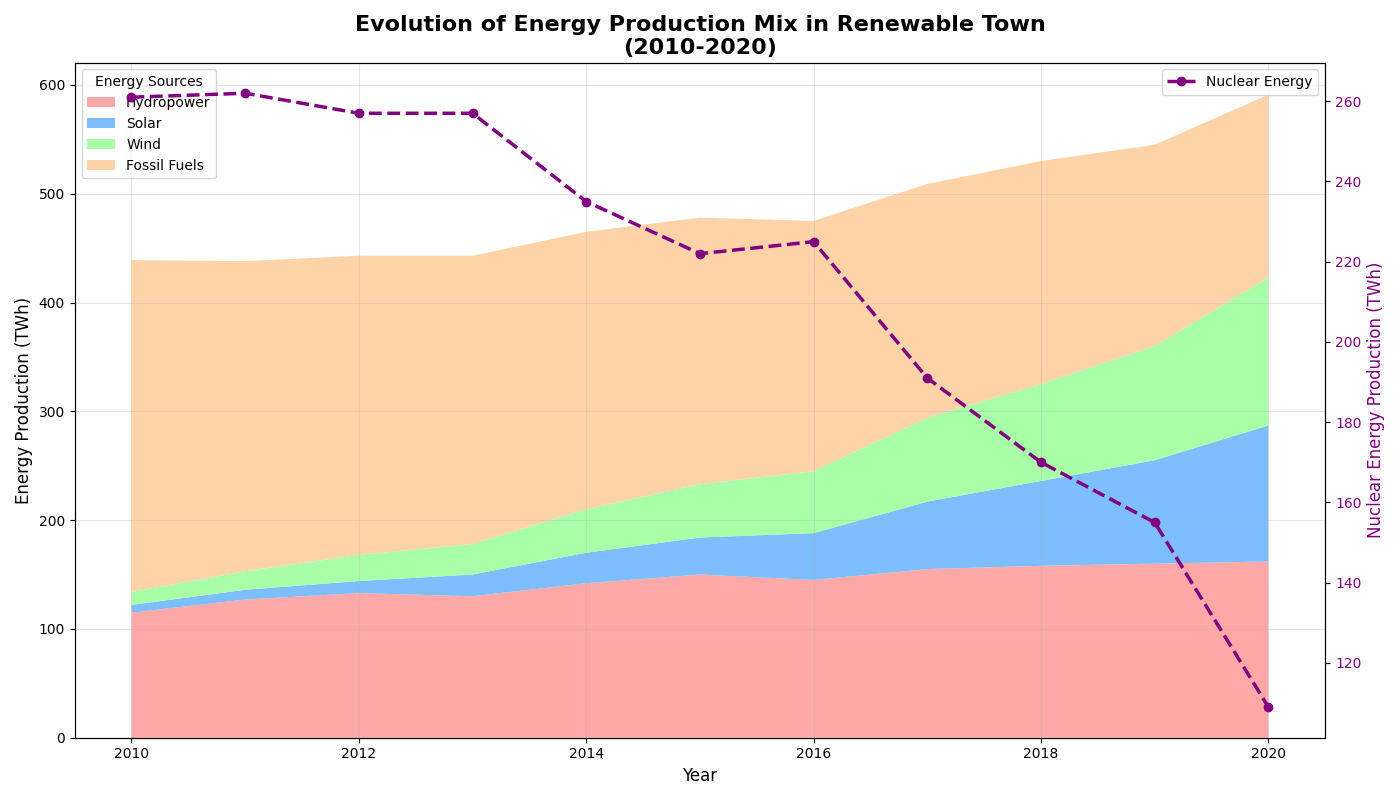

Python code for this plot:
import matplotlib.pyplot as plt
import numpy as np

years = np.arange(2010, 2021)
hydropower = np.array([115, 127, 133, 130, 142, 150, 145, 155, 158, 160, 162])
solar = np.array([7, 9, 11, 20, 28, 34, 43, 62, 78, 95, 125])
wind = np.array([12, 17, 24, 28, 40, 49, 57, 77, 89, 105, 136])
fossil_fuels = np.array([305, 285, 275, 265, 255, 245, 230, 215, 205, 185, 168])
nuclear = 700 - (hydropower + solar + wind + fossil_fuels)

fig, ax1 = plt.subplots(figsize=(14, 8))

# New set of colors for the stack plot
new_colors = ['#ff9999', '#66b3ff', '#99ff99', '#ffcc99']
ax1.stackplot(years, hydropower, solar, wind, fossil_fuels, labels=['Hydropower', 'Solar', 'Wind', 'Fossil Fuels'], colors=new_colors, alpha=0.85)

ax1.set_xlabel('Year', fontsize=12)
ax1.set_ylabel('Energy Production (TWh)', fontsize=12, color='k')
ax1.set_title('Evolution of Energy Production Mix in Renewable Town\n(2010-2020)', fontsize=16, weight='bold')
ax1.grid(alpha=0.3)
ax1.legend(loc='upper left', title='Energy Sources', fontsize=10)

ax2 = ax1.twinx()
ax2.plot(years, nuclear, color='purple', marker='o', linestyle='--', linewidth=2.5, label='Nuclear Energy')
ax2.set_ylabel('Nuclear Energy Production (TWh)', fontsize=12, color='purple')
ax2.tick_params(axis='y', labelcolor='purple')
ax2.legend(loc='upper right', fontsize=10)

plt.tight_layout()
plt.show()
